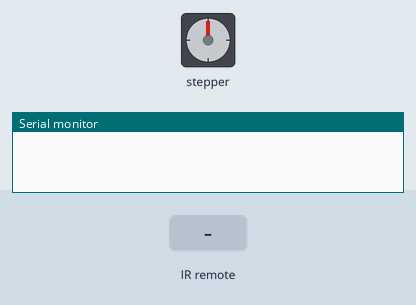
This sketch was run on a simulated Arduino Uno, built with avr-gcc and run on an emulated ATmega328P. On the bench: stepper motor, the last lines printed to the serial monitor. The test bench sets the inputs (shaded band). Stepper angles assume 30 steps per turn.

Above: at 1.2 s.
1.3 s: infrared code 0xFFA857 received
At 1.45 s:
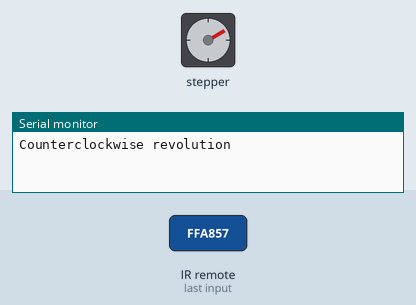
At 10.1 s:
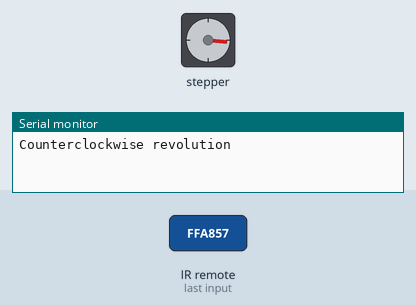
Timing chart, 0 to 10.3 s (numbered marks = the images above; inputs shaded):
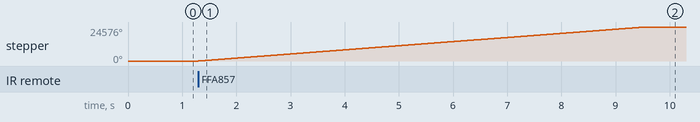

The sketch:

sketch_jul03a.ino
```cpp
/*
  Project Name: Controlling Stepper Motor with Remote
  Written by: Kelvin Kedyson Zacharia (BSc.TE-UDSM)
  Date: 3rd June, 2020 Friday
*/

#include <Stepper.h>
#include <IRremote.h>

const int stepsPerRevolution = 30;
int stepsToTake;
int receiver = 12;

Stepper myStepper(stepsPerRevolution, 8,10,9,11);
IRrecv irrecv(receiver); //this is an instance of irrecv
decode_results results; //this is an instance of decode_results

void setup(){
  irrecv.enableIRIn(); //starting the receiver
  Serial.begin(9600);
}

void loop(){
  //checking if we have received an IR signal
  if(irrecv.decode(&results)){
    switch(results.value){
      case 0xFFA857: //for VOL- btn
        Serial.println("Counterclockwise revolution");
        myStepper.setSpeed(500);
        stepsToTake = 2048; //Rotate clockwisely
        myStepper.step(stepsToTake);
        delay(1000);
        break;

       case 0xFF629D: //for VOL+ btn
         Serial.println("Clockwise revolution");
         myStepper.setSpeed(500);
         stepsToTake = -2048;
         myStepper.step(stepsToTake);
         delay(2000);
         break;
    }

    irrecv.resume(); //receive the next value
          digitalWrite(8, LOW);
          digitalWrite(9, LOW);
          digitalWrite(10, LOW);
          digitalWrite(11, LOW);
  }
}
```

Measured:
- after the input at 1.3 s, stepper: turns 24576° clockwise in 8.2 s, starting at once
